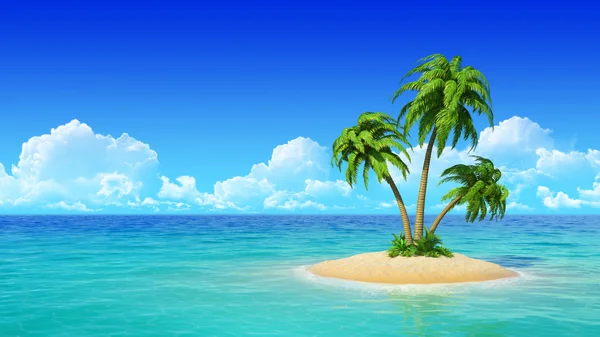
#> input picture Atividade/Implementação: Processamento Básico de Imagens/Imagem.jpg, 600 x 337 px
$ python 'Inverter imagem.py'
#> lines starting #> are read from the running program, lines starting #| are printed output that depends on the picture
from PIL import Image

img = Image.open('Imagem.jpg')
#> img is the input picture: PIL image 600x337 RGB; mean R, G, B 75.3, 158.2, 210.5

# flip anti-clockwise
inverter = img.transpose(Image.FLIP_TOP_BOTTOM)
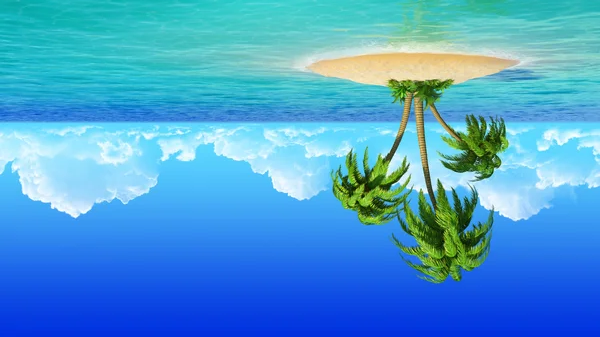
#> inverter: PIL image 600x337 RGB; mean R, G, B 75.3, 158.2, 210.5

inverter.show()
